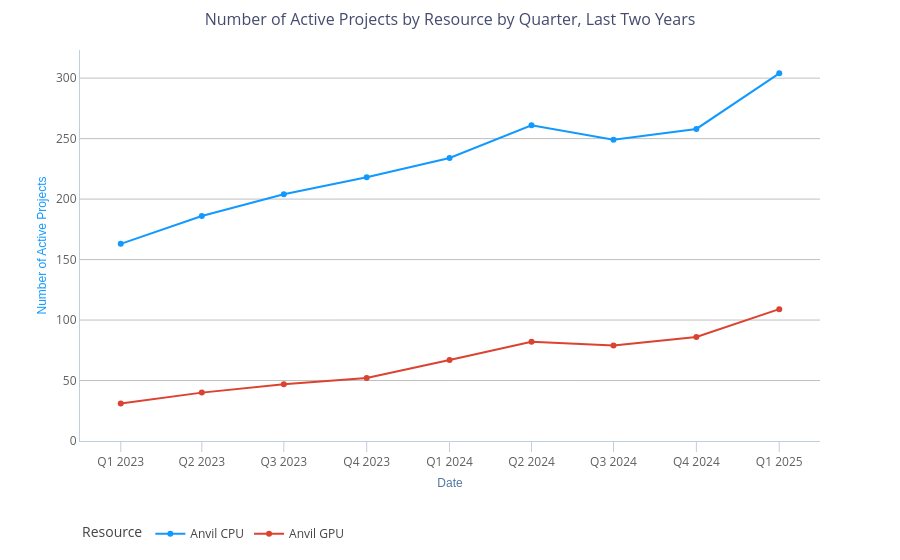

Source (notebook cell):
### Markdown cell above
### Total

### Code cell
two_year_line_plot_by_quarter(
    y='projects',
    resource='all',
)

### Figure 1 — Plotly figure (JSON) as saved in the notebook; plotly's stock layout.template omitted (floating-point values rounded to 4 significant figures)
{"data": [{"hovertemplate": "%{y:,.0f}", "legendgroup": "Anvil CPU", "line": {"color": "#1199FF", "dash": "solid"}, "marker": {"symbol": "circle"}, "mode": "lines+markers", "name": "Anvil CPU", "orientation": "v", "showlegend": true, "type": "scatter", "x": ["2023-01-01T00:00:00", "2023-04-01T00:00:00", "2023-07-01T00:00:00", "2023-10-01T00:00:00", "2024-01-01T00:00:00", "2024-04-01T00:00:00", "2024-07-01T00:00:00", "2024-10-01T00:00:00", "2025-01-01T00:00:00"], "xaxis": "x", "y": [163, 186, 204, 218, 234, 261, 249, 258, 304], "yaxis": "y"}, {"hovertemplate": "%{y:,.0f}", "legendgroup": "Anvil GPU", "line": {"color": "#DB4230", "dash": "solid"}, "marker": {"symbol": "circle"}, "mode": "lines+markers", "name": "Anvil GPU", "orientation": "v", "showlegend": true, "type": "scatter", "x": ["2023-01-01T00:00:00", "2023-04-01T00:00:00", "2023-07-01T00:00:00", "2023-10-01T00:00:00", "2024-01-01T00:00:00", "2024-04-01T00:00:00", "2024-07-01T00:00:00", "2024-10-01T00:00:00", "2025-01-01T00:00:00"], "xaxis": "x", "y": [31, 40, 47, 52, 67, 82, 79, 86, 109], "yaxis": "y"}], "layout": {"autosize": true, "hoverlabel": {"namelength": -1}, "hovermode": "x unified", "legend": {"title": {"text": "Resource"}, "tracegroupgap": 0}, "title": {"text": "Number of Active Projects by Resource by Quarter, Last Two Years"}, "xaxis": {"anchor": "y", "autorange": true, "domain": [0, 1], "range": ["2022-11-16 07:08:00.2407", "2025-02-15 16:51:59.7593"], "tickformat": "Q%q %Y", "title": {"text": "Date"}, "type": "date"}, "yaxis": {"anchor": "x", "autorange": true, "domain": [0, 1], "range": [0, 325.7], "title": {"text": "Number of Active Projects"}, "type": "linear"}}}
